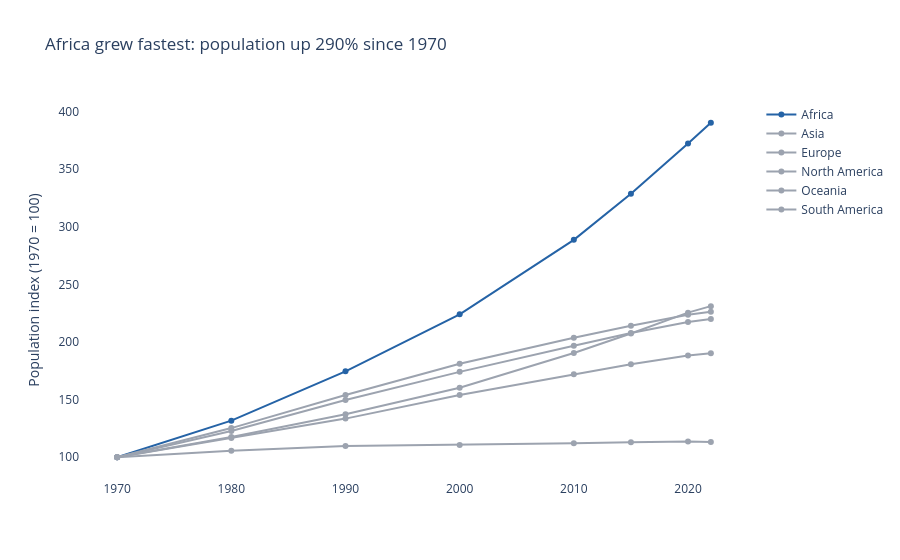

This figure's notebook cell:
### Markdown cell above
**Chart choice & justification:** *Which chart did you choose, and why? Justify design choices.

**I chose a line chart because the question is about population growth over time. It allows the population trend of each continent to be compared from 1970 to 2022. I used an index starting at 100 in 1970 so that the growth of different continents can be compared fairly.**

### Code cell
# Q1
# YOUR CODE HERE

# Calculate total population for each continent and year
trend = (
    df_long.groupby(["Year", "Continent"])["Population"]
    .sum()
    .reset_index()
)

# Calculate growth relative to 1970
trend["Index (1970=100)"] = (
    trend["Population"]
    / trend.groupby("Continent")["Population"].transform("first")
    * 100
)

# Find the fastest-growing continent
latest = (
    trend[trend["Year"] == 2022]
    .set_index("Continent")["Index (1970=100)"]
)

winner = latest.idxmax()
growth = latest.max() - 100

# Use grey for other continents and an accent colour for the winner
palette = {
    continent: "#9ca3af"
    for continent in trend["Continent"].unique()
}

palette[winner] = "#2563a6"

fig = px.line(
    trend,
    x="Year",
    y="Index (1970=100)",
    color="Continent",
    markers=True,
    color_discrete_map=palette,
    title=f"{winner} grew fastest: population up {growth:.0f}% since 1970"
)

fig.update_layout(
    template="plotly_white",
    legend_title_text="",
    xaxis_title="",
    yaxis_title="Population index (1970 = 100)"
)

fig.update_xaxes(
    showgrid=False,
    dtick=10
)

fig.update_yaxes(
    showgrid=False
)

fig.show()

### Figure 1 — Plotly figure (JSON) as saved in the notebook; plotly's stock layout.template omitted (floating-point values rounded to 4 significant figures)
{"data": [{"hovertemplate": "Continent=Africa<br>Year=%{x}<br>Index (1970=100)=%{y}<extra></extra>", "legendgroup": "Africa", "line": {"color": "#2563a6", "dash": "solid"}, "marker": {"symbol": "circle"}, "mode": "lines+markers", "name": "Africa", "orientation": "v", "showlegend": true, "type": "scatter", "x": [1970, 1980, 1990, 2000, 2010, 2015, 2020, 2022], "xaxis": "x", "y": [100.0, 131.8, 174.6, 224.1, 288.8, 328.7, 372.3, 390.4], "yaxis": "y"}, {"hovertemplate": "Continent=Asia<br>Year=%{x}<br>Index (1970=100)=%{y}<extra></extra>", "legendgroup": "Asia", "line": {"color": "#9ca3af", "dash": "solid"}, "marker": {"symbol": "circle"}, "mode": "lines+markers", "name": "Asia", "orientation": "v", "showlegend": true, "type": "scatter", "x": [1970, 1980, 1990, 2000, 2010, 2015, 2020, 2022], "xaxis": "x", "y": [100.0, 122.9, 149.7, 174.1, 196.7, 207.9, 217.4, 220.1], "yaxis": "y"}, {"hovertemplate": "Continent=Europe<br>Year=%{x}<br>Index (1970=100)=%{y}<extra></extra>", "legendgroup": "Europe", "line": {"color": "#9ca3af", "dash": "solid"}, "marker": {"symbol": "circle"}, "mode": "lines+markers", "name": "Europe", "orientation": "v", "showlegend": true, "type": "scatter", "x": [1970, 1980, 1990, 2000, 2010, 2015, 2020, 2022], "xaxis": "x", "y": [100.0, 105.6, 109.8, 110.7, 112.1, 113.1, 113.7, 113.3], "yaxis": "y"}, {"hovertemplate": "Continent=North America<br>Year=%{x}<br>Index (1970=100)=%{y}<extra></extra>", "legendgroup": "North America", "line": {"color": "#9ca3af", "dash": "solid"}, "marker": {"symbol": "circle"}, "mode": "lines+markers", "name": "North America", "orientation": "v", "showlegend": true, "type": "scatter", "x": [1970, 1980, 1990, 2000, 2010, 2015, 2020, 2022], "xaxis": "x", "y": [100.0, 116.8, 133.6, 154.1, 172.1, 180.8, 188.4, 190.3], "yaxis": "y"}, {"hovertemplate": "Continent=Oceania<br>Year=%{x}<br>Index (1970=100)=%{y}<extra></extra>", "legendgroup": "Oceania", "line": {"color": "#9ca3af", "dash": "solid"}, "marker": {"symbol": "circle"}, "mode": "lines+markers", "name": "Oceania", "orientation": "v", "showlegend": true, "type": "scatter", "x": [1970, 1980, 1990, 2000, 2010, 2015, 2020, 2022], "xaxis": "x", "y": [100.0, 117.7, 137.3, 160.3, 190.5, 207.4, 225.5, 231.2], "yaxis": "y"}, {"hovertemplate": "Continent=South America<br>Year=%{x}<br>Index (1970=100)=%{y}<extra></extra>", "legendgroup": "South America", "line": {"color": "#9ca3af", "dash": "solid"}, "marker": {"symbol": "circle"}, "mode": "lines+markers", "name": "South America", "orientation": "v", "showlegend": true, "type": "scatter", "x": [1970, 1980, 1990, 2000, 2010, 2015, 2020, 2022], "xaxis": "x", "y": [100.0, 125.3, 154.0, 181.2, 203.7, 214.1, 223.7, 226.4], "yaxis": "y"}], "layout": {"legend": {"title": {"text": ""}, "tracegroupgap": 0}, "title": {"text": "Africa grew fastest: population up 290% since 1970"}, "xaxis": {"anchor": "y", "domain": [0, 1], "dtick": 10, "showgrid": false, "title": {"text": ""}}, "yaxis": {"anchor": "x", "domain": [0, 1], "showgrid": false, "title": {"text": "Population index (1970 = 100)"}}}}
